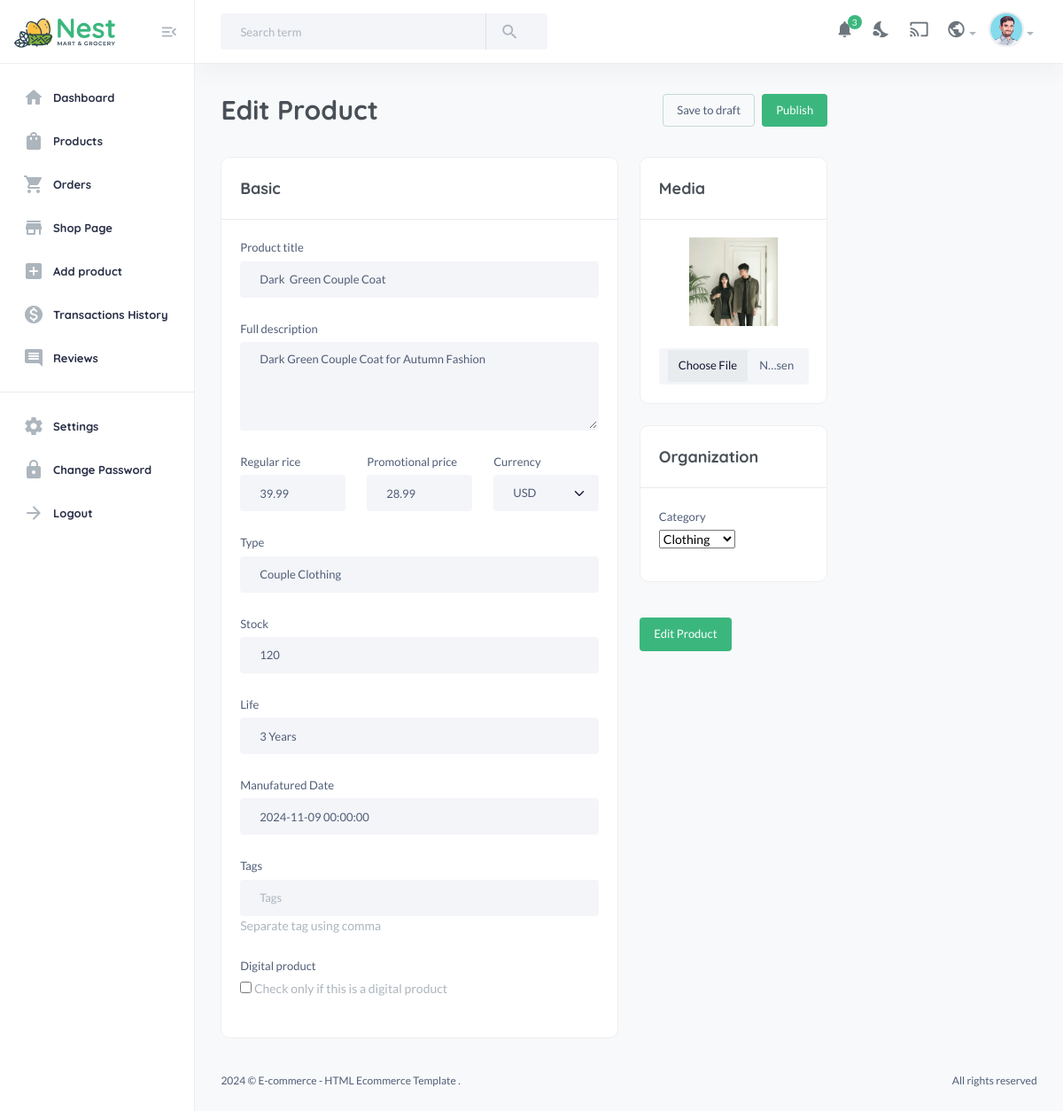
Screenshot of /useradmin/edit-product/prdwM94m6nNhb with the database file from the repository.
### core/models.py (models this page shows, shortened)
class Product(models.Model):
    pid = ShortUUIDField(unique=True, length=10, prefix="prd")
    title = models.CharField(max_length=255, default="New product")
    image = models.ImageField(upload_to=user_directory_path, default="product.jpg")
    description = CKEditor5Field(null=True, blank=True, default="This is the new product", config_name="extends")
    user = models.ForeignKey(User, on_delete=models.SET_NULL, null=True)
    category = models.ForeignKey(Category, on_delete=models.SET_NULL, null=True, related_name="products")
    vendor = models.ForeignKey(Vendor, on_delete=models.SET_NULL, null=True, related_name="products")
    price = models.DecimalField(max_digits=6, decimal_places=2, default="1.99")
    old_price = models.DecimalField(max_digits=6, decimal_places=2, default="2.99")
    specifications = CKEditor5Field(null=True, blank=True, config_name="extends")
    type = models.CharField(max_length=255, default="Organic", null=True, blank=True)
    stock = models.IntegerField(default=10, null=True, blank=True)
    life = models.CharField(max_length=100, default="100 Days", null=True, blank=True)
    mfg = models.DateTimeField(auto_now_add=False, null=True, blank=True)
    tags = TaggableManager(blank=True)
    product_status = models.CharField(choices=STATUSES, max_length=10, default="in_review")
    status = models.BooleanField(default=True)
    in_stock = models.BooleanField(default=True)
    featured = models.BooleanField(default=False)
    digital =  models.BooleanField(default=False)
    sku = ShortUUIDField(unique=True, length=4, max_length=10, prefix="sku", alphabet="1234567890")
    date = models.DateTimeField(auto_now_add=True)
    updated = models.DateTimeField(null=True, blank=True)
    class Meta:
        verbose_name_plural = "Products"

### useradmin/views.py (the view)
# urls.py: path("edit-product/<str:pid>", views.edit_product, name="edit-product"),
def edit_product(request, pid):
    product = Product.objects.get(pid=pid)
    if request.method == "POST":
        form = AddProductForm(request.POST, request.FILES, instance=product)
        if form.is_valid():
            new_form  = form.save(commit=False)
            new_form.user =  request.user
            new_form.save()
            form.save_m2m()
            return redirect("useradmin:edit-product", product.pid)
        else:
            return render(request, "useradmin/add-product.html", {"form": form, "product": product})
    else:
        form = AddProductForm(instance=product)
        return render(request, "useradmin/edit-product.html", {"form": form, "product": product})

### core/context_processors.py (called while the page is built)
def default(request):
    categories = Category.objects.all()
    vendors = Vendor.objects.all()
    min_max_price = Product.objects.aggregate(Min("price"), Max("price"))
    user_wishlist = []
    if request.user.is_authenticated:
        user_wishlist = [item.product.pid for item in WishList.objects.filter(user=request.user)]
    try:
        address = Address.objects.get(user=request.user)
    except:
        address = None
    return {
        'categories': categories,
        'vendors': vendors,
        'address': address,
        'min_max_price': min_max_price,
        'user_wishlist': user_wishlist,
    }

### core/models.py (called while the page is built)
    def __str__(self):
        return self.title

### templates/useradmin/edit-product.html (shortened to what this page needs)
{% extends 'useradmin/base.html' %}
{% load static %}
{% load humanize %}
{% block content %}
            <section class="content-main">
                <form method="POST" enctype="multipart/form-data">
                    <div class="row">
                        <div class="col-9">
                            <div class="content-header">
                                <h2 class="content-title">Edit Product</h2>
                                <div>
                                    <button class="btn btn-light rounded font-sm mr-5 text-body hover-up">Save to draft</button>
                                    <button class="btn btn-md rounded font-sm hover-up">Publish</button>
                                </div>
                            </div>
                        </div>
                        <div class="col-lg-6">
                            <div class="card mb-4">
                                <div class="card-header">
                                    <h4>Basic</h4>
                                </div>
                                <div class="card-body">
                                        <div class="mb-4">
                                            <label for="product_name" class="form-label">Product title</label>
                                            {{form.title}}
                                        </div>
                                        <div class="mb-4">
                                            <label class="form-label">Full description</label>
                                            {{form.description}}
                                        </div>
                                        <div class="row">
                                            <div class="col-lg-4">
                                                <div class="mb-4">
                                                    <label class="form-label">Regular rice</label>
                                                    {{form.old_price}}
                                                </div>
                                            </div>
                                            <div class="col-lg-4">
                                                <div class="mb-4">
                                                    <label class="form-label">Promotional price</label>
                                                    {{form.price}}
                                                </div>
                                            </div>
                                            <div class="col-lg-4">
                                                <label class="form-label">Currency</label>
                                                <select class="form-select">
                                                    <option>USD</option>
                                                </select>
                                            </div>
                                        </div>
                                        <div class="mb-4">
                                            <label class="form-label">Type</label>
                                            {{form.type}}
                                        </div>
                                        <div class="mb-4">
                                            <label class="form-label">Stock</label>
                                            {{form.stock}}
                                        </div>
                                        <div class="mb-4">
                                            <label class="form-label">Life</label>
                                            {{form.life}}
                                        </div>
                                        <div class="mb-4">
                                            <label class="form-label">Manufatured Date</label>
                                            {{form.mfg}}
                                        </div>
                                        <div class="mb-4">
                                            <label class="form-label">Tags</label>
                                            {{form.tags}}
                                            <small class="text-muted">Separate tag using comma</small>
                                        </div>
                                        <div class="mb-4">
                                            <label class="form-label">Digital product</label>
                                            <br>
                                            {{form.digital}}
                                            <small class="text-muted">Check only if this is a digital product</small>
                                        </div>
                                </div>
                            </div>
                        </div>
                        <div class="col-lg-3">
                            <div class="card mb-4">
                                <div class="card-header">
                                    <h4>Media</h4>
                                </div>
                                <div class="card-body">
                                    <div class="input-upload">
                                        <img src="{{product.image.url}}" alt="" />
                                        {{form.image}}
                                    </div>
                                </div>
                            </div>
                            <div class="card mb-4">
                                <div class="card-header">
                                    <h4>Organization</h4>
                                </div>
                                <div class="card-body">
                                    <div class="row gx-2">
                                        <div class="col-sm-6 mb-3">
                                            <label class="form-label">Category</label>
                                            {{form.category}}
                                        </div>
                                    </div>
                                </div>
                            </div>
                            <button class="btn mt-3 btn-md rounded font-sm hover-up" type="submit">Edit Product</button>
                        </div>
                    </div>
                </form>
            </section>
{% endblock %}

### static/assets2/css/main.css (style rules this page uses)
html, body, div, span, applet, object, iframe, h1, h2, h3, h4, h5, h6, p, blockquote, pre, a, abbr, acronym, address, big, cite, code, del, dfn, em, img, ins, kbd, q, s, samp, small, strike, strong, sub, sup, tt, var, b, u, i, center, dl, dt, dd, ol, ul, li, fieldset, form, label, legend, table, caption, tbody, tfoot, thead, tr, th, td, article, aside, canvas, details, embed, figure, figcaption, footer, header, hgroup, menu, nav, output, ruby, section, summary, time, mark, audio, video { margin: 0; padding: 0; border: 0; font-size: 100%; font: inherit; vertical-align: baseline; }
article, aside, details, figcaption, figure, footer, header, hgroup, menu, nav, section { display: block; }
body { line-height: 1; }
img { max-width: 100%; }
::placeholder { color: #838383; }
.font-sm { font-size: 13px; }
.hover-up { -webkit-transition-duration: 0.3s; transition-duration: 0.3s; }
body { font-family: "Lato", sans-serif; font-size: 14px; font-style: normal; font-weight: 400; line-height: 1.5; color: #4f5d77; }
h1, h2, h3, h4, h5, h6 { font-family: "Quicksand", sans-serif; color: #495057; font-weight: 800; line-height: 1.5; }
h2 { font-size: 30px; }
h4 { font-size: 18px; }
a, button { text-decoration: none; cursor: pointer; }
.text-body { color: #4f5d77 !important; }
.btn { display: -webkit-inline-box; display: -ms-inline-flexbox; display: inline-flex; -webkit-box-align: center; -ms-flex-align: center; align-items: center; -ms-flex-line-pack: center; align-content: center; }
.btn.btn-md { padding: 0.5rem 0.95rem; font-weight: 500; background-color: #3BB77E; color: #ffffff; }
.btn-light { background-color: transparent; border-color: #c0dbd9; -webkit-box-shadow: none; box-shadow: none; padding: 0.5rem 0.95rem; }
.rounded { border-radius: 4px !important; }
.form-control, .form-select { background-color: #f4f5f9; border: 2px solid #f4f5f9; font-size: 13px; -webkit-box-shadow: none; box-shadow: none; padding-left: 20px; color: #4f5d77; width: 100%; border-radius: 4px; height: 41px; }
.form-label { font-size: 13px; }
textarea.form-control { min-height: 100px; border-radius: 4px; }
.input-upload { text-align: center; }
.input-upload img { max-width: 100px; margin-bottom: 20px; }
.card { margin-bottom: 24px; -webkit-box-shadow: none; box-shadow: none; border: 1px solid #eee; border-radius: 10px; -webkit-transition-duration: 0.3s; transition-duration: 0.3s; overflow: hidden; }
.mr-5 { margin-right: 5px !important; }
body { position: relative; min-height: 100vh; overflow-x: hidden; }
.main-wrap .content-main { min-height: calc(100vh - 110px); }
.content-main { padding: 30px 3%; margin-left: auto; margin-right: auto; background-color: #f8f9fa; }
.content-header { display: -webkit-box; display: -ms-flexbox; display: flex; -webkit-box-align: center; -ms-flex-align: center; align-items: center; -webkit-box-pack: justify; -ms-flex-pack: justify; justify-content: space-between; margin-bottom: 30px; }
.content-header .content-title { margin-bottom: 0; }

### rows the page displays
Product: title "Dark Green Couple Coat", description "Dark Green Couple Coat for Autumn Fashion", old_price "39.99", price "28.99", type "Couple Clothing", stock "120", life "3 Years", mfg "2024-11-09 00:00:00", image (picture), category "Clothing"
